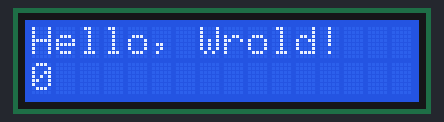
A sketch run on a simulated Arduino Uno, built with avr-gcc and run on an emulated ATmega328P. Parts: 16×2 character LCD.

Above: at 0.1 s.
At 4.1 s:
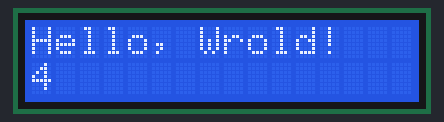
At 9.1 s:
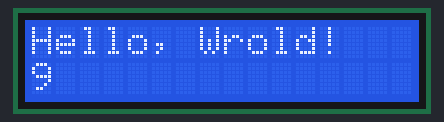
At 19.1 s:
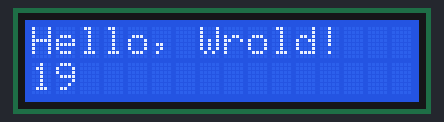
At 29.1 s:
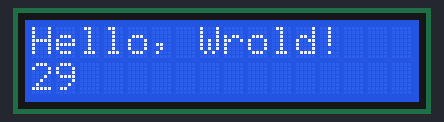
At 39.1 s:
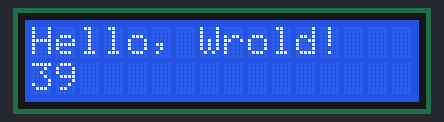

Measured:
- what the display in image 1 shows lasts 1.0 s, from 4.0 s to 5.0 s

The sketch:

1602LCD.ino
```cpp
#include <Wire.h>
#include <LiquidCrystal_I2C.h>

// 为一个16字符和2行显示，设置 LCD 的 I2C 地址为 0x27 (请注意自己的地址，可能会不一样,后面附加了查询的代码)
LiquidCrystal_I2C lcd(0x27,16,2);

void setup()
{
   // 初始化 LCD
   lcd.init();
   // 打开背光
   lcd.backlight();
   // 打印内容
   lcd.print("Hello, Wrold!");

}
void loop()
{
    // 另起一行
   lcd.setCursor(0,1);
   // 打印时间
   lcd.print(millis()/1000);
}

/*
 * 查询 LCD 总线 I2C 的地址
#include <Wire.h>

void setup(){
  Wire.begin();
  Serial.begin(9600);
  Serial.println("\nI2C Scanner");
}
void loop(){
  byte error, address;
  int nDevices;
  Serial.println("Scanning...");
  nDevices = 0;
  for (address = 1; address < 127; address++ ){
    // The i2c_scanner uses the return value of
    // the Write.endTransmisstion to see if
    // a device did acknowledge to the address.
    Wire.beginTransmission(address);
    error = Wire.endTransmission();
    if (error == 0){
      Serial.print("I2C device found at address 0x");
      if (address < 16)
        Serial.print("0");
      Serial.print(address, HEX);
      Serial.println(" !");
      nDevices++;
    }else if (error == 4){
      Serial.print("Unknow error at address 0x");
      if (address < 16)
        Serial.print("0");
      Serial.println(address, HEX);
    }
  }
  if (nDevices == 0)
    Serial.println("No I2C devices found\n");
  else
    Serial.println("done\n");
  delay(5000); // wait 5 seconds for next scan
}
 */
```
